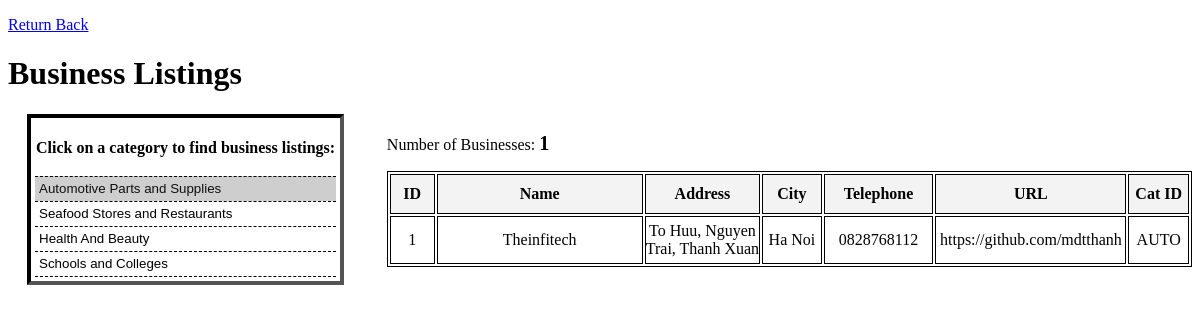
The app's page /biz-listing.php?Category_ID=AUTO with its own data.
### tables this page shows
CREATE TABLE `biz_categories` (
  `Business_ID` int(11) NOT NULL,
  `Category_ID` varchar(20) NOT NULL
);

CREATE TABLE `businesses` (
  `Business_ID` int(11) NOT NULL,
  `Name` varchar(100) NOT NULL,
  `Address` varchar(100) NOT NULL,
  `City` varchar(20) NOT NULL,
  `Telephone` varchar(15) NOT NULL,
  `URL` varchar(50) DEFAULT NULL
);

### biz-listing.php (the view, shortened to what this page needs)
<!doctype html>
<html lang="en">
<head>
</head>
<body>
  <p><a href="index.php">Return Back</a></p>
  <h1>Business Listings</h1>
  <form action="" method="get">
    <div class="form-left">
      <h3>Click on a category to find business listings: </h3>
      <select name="Category_ID" multiple onchange="this.form.submit()">
        <?php
          try {
            require_once('connectDB.php');
            $query = 'select * from Categories';
            $res = $conn->query($query);
            if ($res->num_rows > 0) {
              while ($row = $res->fetch_object()) {
                print("
                  <option value='$row->Category_ID' " . ($_GET['Category_ID'] == $row->Category_ID ? 'selected' : '') . ">
                    $row->Title
                  </option>
                ");
              }
            }
          }
          catch (mysqli_sql_exception $e) {
            print("<p>Error with database: $e</p>");
          }
        ?>
      </select>
    </div>
    <div class="form-right">
      <?php
        try {
          $query = "
            SELECT businesses.Business_ID, Name, Address, City, Telephone, URL, biz_categories.Category_ID
            FROM categories, businesses, biz_categories
            WHERE
              businesses.Business_ID = biz_categories.Business_ID AND
              categories.Category_ID = biz_categories.Category_ID AND
              categories.Category_ID = '" . @$_GET['Category_ID'] . "'";
          $res = $conn->query($query);
          print("
            <p style='margin-top: 0;'>
              Number of Businesses:
              <span style='
                font-size: 20px;
                font-weight: bold
              '>
                $res->num_rows
              </span>
            </p>
          ");
          if ($res->num_rows > 0) {
            print("
              <table>
                <tr>
                  <th width='80px'>ID</th>
                  <th width='400px'>Name</th>
                  <th width='200px'>Address</th>
                  <th width='100px'>City</th>
                  <th width='150px'>Telephone</th>
                  <th width='200px'>URL</th>
                  <th width='80px'>Cat ID</th>
                </tr>
            ");
            while ($row = $res->fetch_object()) {
              print("
              <tr>
                <td>$row->Business_ID</td>
                <td>$row->Name</td>
                <td>$row->Address</td>
                <td>$row->City</td>
                <td>$row->Telephone</td>
                <td>$row->URL</td>
                <td>$row->Category_ID</td>
              </tr>
            ");
            }
            print("</table>");
          }
        }
        catch (mysqli_sql_exception $e) {
          print("<p>Error with database: $e</p>");
        }
      ?>
    </div>
  </form>
</body>
</html>

### biz-listing.php (style rules this page uses)
form { display: grid; grid-template-columns: 30% 68%; column-gap: 2%; place-items: center; }
.form-left { border: 4px inset #000; }
select { width: 100%; overflow-y: scroll; border: none; padding: 4px; }
h3 { padding: 5px; font-size: 16px; margin-bottom: 10px; }
option { padding: 4px; border-top: 1px dashed #000; }
table { text-align: center; }
table, th, td { border: 1px solid black; }
th { padding: 10px 0; background-color: #f3f3f3; }
td { padding: 5px 0; }

### records on screen
biz_categories: Business_ID.Business_ID "1", Business_ID.Name "Theinfitech", Business_ID.Address "To Huu, Nguyen Trai, Thanh Xuan", Business_ID.City "Ha Noi", Business_ID.Telephone "0828768112", Business_ID.URL "https://github.com/mdtthanh", Category_ID "AUTO"

### other values on screen
$res->num_rows "1"
form field Category_ID "Automotive Parts and Supplies ☑ / Seafood Stores and Restaurants / Health And Beauty / Schools and Colleges"
